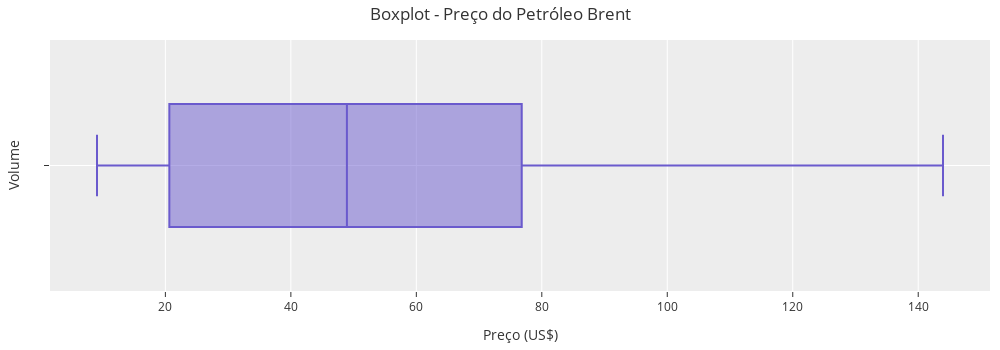

The notebook cell this image was saved under:
### Code cell
fig = px.box(
    data_frame=df_eda,
    x = 'preco',
    template = template,
    color_discrete_sequence = ['#6A5ACD']
)
fig.update_layout(
    title = 'Boxplot - Preço do Petróleo Brent',
    xaxis_title = 'Preço (US$)',
    yaxis_title = 'Volume',
    width = 1000,
    height = 350,
    margin=dict(l=50, r=10, t=40, b=40),
    template = template
)
fig.show()

### Figure 1 — Plotly figure (JSON) as saved in the notebook; plotly's stock layout.template omitted (floating-point values rounded to 4 significant figures; data arrays with more than 128 entries replaced by an {"elided": "..."} marker saying what was removed)
{"data": [{"alignmentgroup": "True", "hovertemplate": "preco=%{x}<extra></extra>", "legendgroup": "", "marker": {"color": "#6A5ACD"}, "name": "", "notched": false, "offsetgroup": "", "orientation": "h", "showlegend": false, "type": "box", "x": {"elided": "11302 float values"}, "x0": " ", "xaxis": "x", "y0": " ", "yaxis": "y"}], "layout": {"boxmode": "group", "height": 350, "legend": {"tracegroupgap": 0}, "margin": {"b": 40, "l": 50, "r": 10, "t": 40}, "title": {"text": "Boxplot - Preço do Petróleo Brent"}, "width": 1000, "xaxis": {"anchor": "y", "domain": [0, 1], "title": {"text": "Preço (US$)"}}, "yaxis": {"anchor": "x", "domain": [0, 1], "title": {"text": "Volume"}}}}
